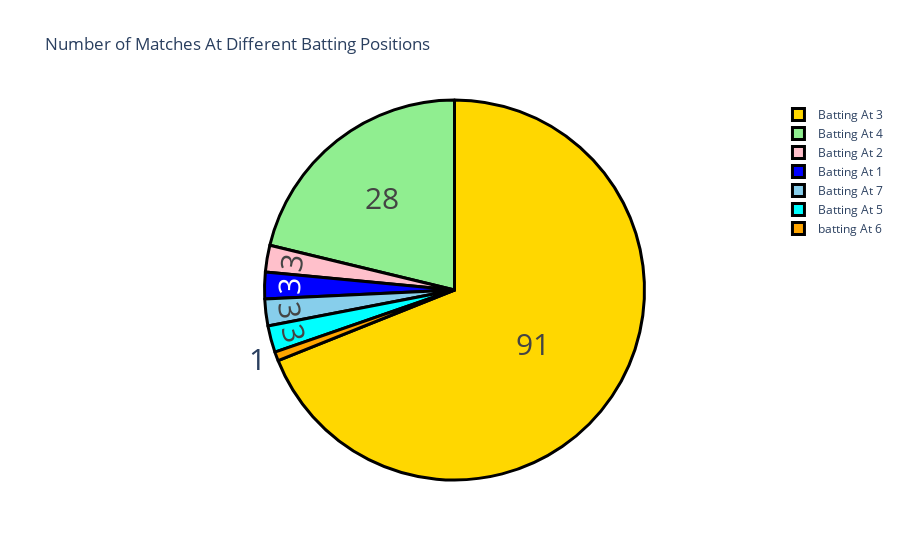

Here is the notebook cell this chart was saved with:
### Markdown cell above
### In so many innings played by Virat Kohli, he scored over 100 or close to it. That is a good sign of consistency. Now let’s see all the batting positions played by Virat Kohli:

### Code cell
# Batting Positions
data["Pos"] = data["Pos"].map({3.0: "Batting At 3", 4.0: "Batting At 4", 2.0: "Batting At 2", 
                               1.0: "Batting At 1", 7.0:"Batting At 7", 5.0:"Batting At 5", 
                               6.0: "batting At 6"})

Pos = data["Pos"].value_counts()
label = Pos.index
counts = Pos.values
colors = ['gold','lightgreen', "pink", "blue", "skyblue", "cyan", "orange"]

fig = go.Figure(data=[go.Pie(labels=label, values=counts)])
fig.update_layout(title_text='Number of Matches At Different Batting Positions')
fig.update_traces(hoverinfo='label+percent', textinfo='value', textfont_size=30,
                  marker=dict(colors=colors, line=dict(color='black', width=3)))
fig.show()

### Figure 1 — Plotly figure (JSON) as saved in the notebook; plotly's stock layout.template omitted (floating-point values rounded to 4 significant figures)
{"data": [{"hoverinfo": "label+percent", "labels": ["Batting At 3", "Batting At 4", "Batting At 2", "Batting At 1", "Batting At 7", "Batting At 5", "batting At 6"], "marker": {"colors": ["gold", "lightgreen", "pink", "blue", "skyblue", "cyan", "orange"], "line": {"color": "black", "width": 3}}, "textfont": {"size": 30}, "textinfo": "value", "type": "pie", "values": [91, 28, 3, 3, 3, 3, 1]}], "layout": {"title": {"text": "Number of Matches At Different Batting Positions"}}}
